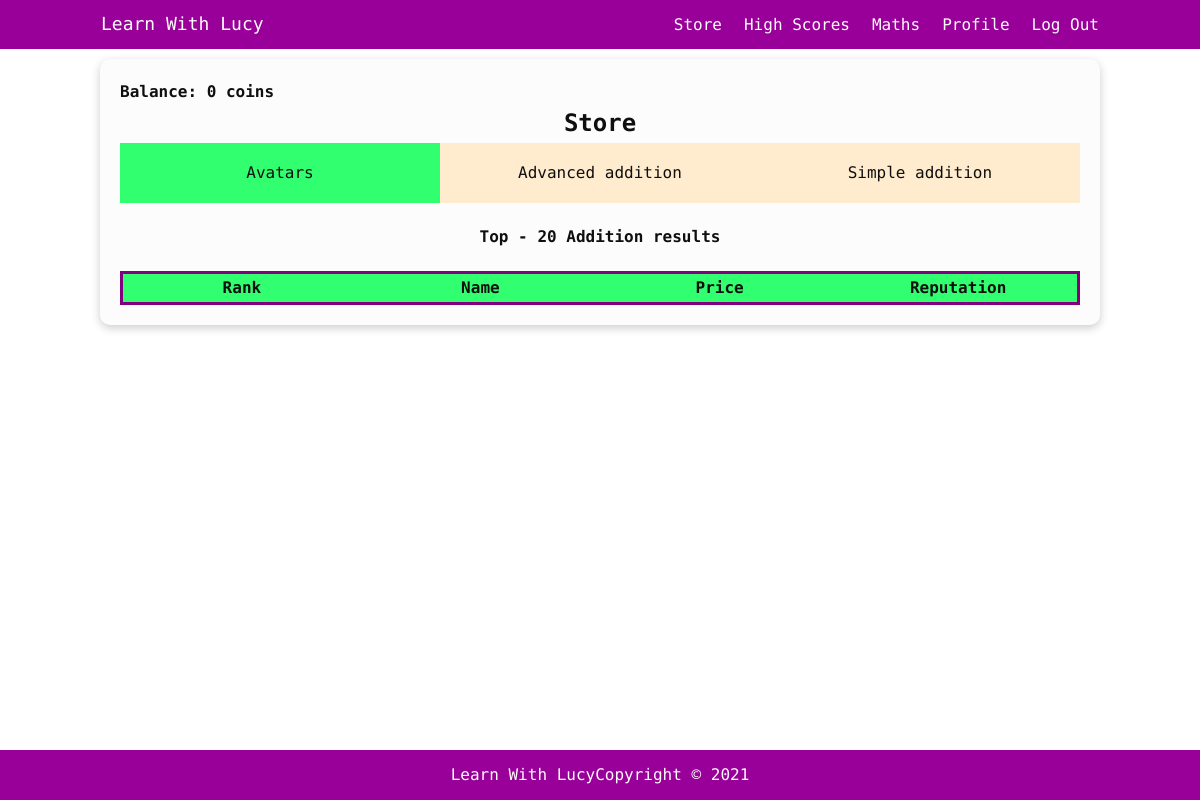
Page /store/ (signed in) on the earlier database version.
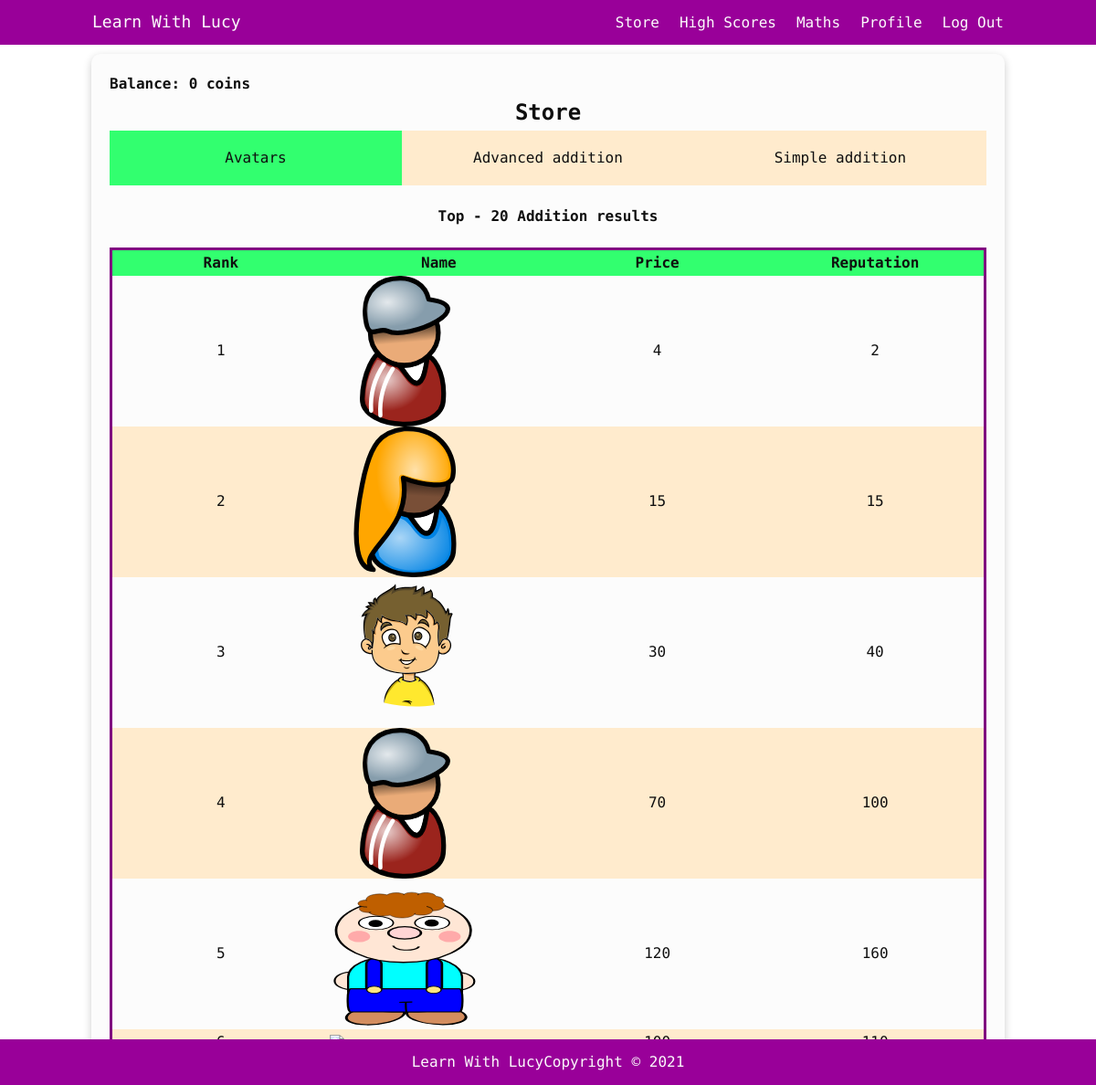
Same page on the later database version.
### users/models.py (models this page shows, shortened)
class Profile(models.Model):
    user = models.OneToOneField(User, on_delete=models.CASCADE)
    age = models.IntegerField(default=0)
    coins = models.IntegerField(default=0)
    image = models.FileField(default='default.svg')
    created_at = models.DateTimeField(auto_now_add=True, null=True)
    profile_pet = models.ForeignKey(
        Pet, on_delete=models.CASCADE, null=True)
    profile_dwelling = models.ForeignKey(
        Dwelling, on_delete=models.CASCADE, null=True)

### main/models.py (models this page shows, shortened)
class Pet(models.Model):
    name = models.CharField(max_length=100)
    image = models.FileField(default='dog.svg', upload_to='pet_pics')
    price = models.IntegerField(default=0)
    reputation = models.IntegerField(default=0)

class Avatar(Pet):
    pass

class Pet(models.Model):
    name = models.CharField(max_length=100)
    image = models.FileField(default='dog.svg', upload_to='pet_pics')
    price = models.IntegerField(default=0)
    reputation = models.IntegerField(default=0)

### main/views.py (the view)
# urls.py: path('store/', views.store, name="store"),
def store(request):
    user_profile = request.user.profile
    avatars = Avatar.objects.all()
    if request.method == "POST":
        choice = list(request.POST.items())
        item = Avatar.objects.get(name=choice[1][0])
        if user_profile.pet_purschase(item) == "Congratulations! You have a new pet!":
            return redirect('profile')
    user = request.user.profile.coins
    print("Money: ", user)
    context = {
        'avatars': avatars,
    }
    return render(request, 'main/store.html', context)

### main/templates/main/store.html (shortened to what this page needs)
{% extends 'main/base.html' %}
{% load static %}
{% block content %}
<section class="highscores">
  <div class="container cover">
    <div class="card">
      <h4>Balance: {{user.profile.coins}} coins</h4>
      <h1 class="flex">Store</h1>
      <div class="tab-box">
        <div class="box-tabs">
          <div class="single-tab">Avatars</div>
          <div class="single-tab">Advanced addition</div>
          <div class="single-tab">Simple addition</div>
        </div>
        <div id="box-text">
          <table class="table">
            <caption>Top - 20 Addition results</caption>
            <thead>
              <tr class="tr-head">
                <th scope="col">Rank</th>
                <th scope="col">Name</th>
                <th scope="col">Price</th>
                <th scope="col">Reputation</th>
              </tr>
            </thead>
            <tbody>
              {% for avatar in avatars %}
              <tr class="tr-data">
                <td>{{ forloop.counter }}</td>
                <td><img class="secondary-img flex" src="{{avatar.image.url}}"></td>
                <td>{{avatar.price}}</td>
                <td>{{avatar.reputation}}</td>
              </tr>
              {% endfor %}
            </tbody>
          </table>
        </div>
      </div>
    </div>
  </div>
</section>
{% endblock content %}

### main/templates/main/base.html (shortened to what this page needs)
<!DOCTYPE html>
<html lang="en">
<head>
  {% load static %}
  <link rel="stylesheet" href="{% static 'main/style.css' %}">
  <link rel="stylesheet" href="https://cdnjs.cloudflare.com/ajax/libs/font-awesome/5.15.1/css/all.min.css"
 />
</head>
<body>
  <div class="navbar" id="navbar">
    <nav class="container flex">
      <a class="logo" href="{% url 'home'%}">Learn With Lucy</a>
        <ul class="nav-ul" id="nav-ul">
          <li><a class="navbar-links" href="{% url 'store'%}">Store</a></li>
          <li><a class="navbar-links" href="{% url 'high_score'%}">High Scores</a></li>
          <li><a class="navbar-links" href="{% url 'maths'%}">Maths</a></li>
          {% if user.is_authenticated %}
          <li><a class="navbar-links" href="{% url 'profile'%}">Profile</a></li>
          <li><a class="navbar-links" href="{% url 'logout'%}">Log Out</a></li>
          {% else %}
          <li><a class="navbar-links" href="{% url 'register'%}">Register</a></li>
          <li><a class="navbar-links" href="{% url 'login'%}">Log In</a></li>
          {% endif %}
        </ul>
    </nav>
  </div>
  {% block content %}
  {% endblock content %}
  <footer class="footer">
    <div class="container flex">
      <p>Learn With Lucy</p>
      <p>Copyright &copy; 2021</p>
    </div>
  </footer>
</body>
</html>

### main/static/main/style.css (style rules this page uses)
:root { --primary-color: #990099; --light-color: rgb(252, 252, 252); --dark-color: rgb(15, 15, 15); }
* { box-sizing: border-box; padding: 0; margin: 0; }
body { font-family: "Roboto Mono", monospace; color: var(--dark-color); line-height: 1.6; }
*, *:before, *:after { box-sizing: border-box; }
ul { list-style-type: none; }
a { text-decoration: none; color: var(--dark-color); }
p { margin: 10px 0; }
img { width: 100%; }
caption { padding: 20px; font-weight: 600; }
.logo { font-size: 18px; }
.navbar { background-color: var(--primary-color); color: var(--light-color); padding: 5px; }
.nav-ul { display: flex; }
.navbar a { color: var(--light-color); padding: 5px; margin: 0 6px; display: block; }
.navbar .flex { position: relative; justify-content: space-between; flex-wrap: wrap; }
.footer { display: flex; background-color: var(--primary-color); color: var(--light-color); position: fixed; left: 0; bottom: 0; width: 100%; height: 50px; }
.footer .flex { justify-content: space-around; }
.secondary-img { max-width: 165px; max-height: 165px; }
.table { table-layout: fixed; width: 100%; border-collapse: collapse; border: 3px solid purple; text-align: center; }
.tr-head { padding: 20px; background-color: rgb(50, 255, 111); }
.tr-data:nth-child(2n) { background-color: blanchedalmond; }
.tab-box { display: inline-block; margin: auto; font-size: 0; background-color: var(--light-color); color: var(--dark-color); }
.tab-box .box-tabs { display: flex; width: 100%; text-align: left; background-color: blanchedalmond; }
.tab-box .box-tabs .single-tab { cursor: pointer; font-size: 16px; font-weight: 300; margin: 0; padding: 0 5px; height: 60px; line-height: 60px; width: 33.33%; text-align: center; }
.tab-box #box-text { text-align: left; font-weight: normal; font-size: 16px; line-height: 28px; }
.container { max-width: 1100px; margin: 0 auto; padding: 0 40px; }
.flex { display: flex; justify-content: center; align-items: center; }
.card { background-color: var(--light-color); color: var(--dark-color); border-radius: 10px; box-shadow: 0 3px 10px rgba(0, 0, 0, 0.2); padding: 20px; margin: 10px; }

Differences in the rows shown:
added Avatar: image (picture), price "4", reputation "2"
added Avatar: image (picture), price "15", reputation "15"
added Avatar: image (picture), price "30", reputation "40"
added Avatar: image (picture), price "70", reputation "100"
added Avatar: image (picture), price "120", reputation "160"
